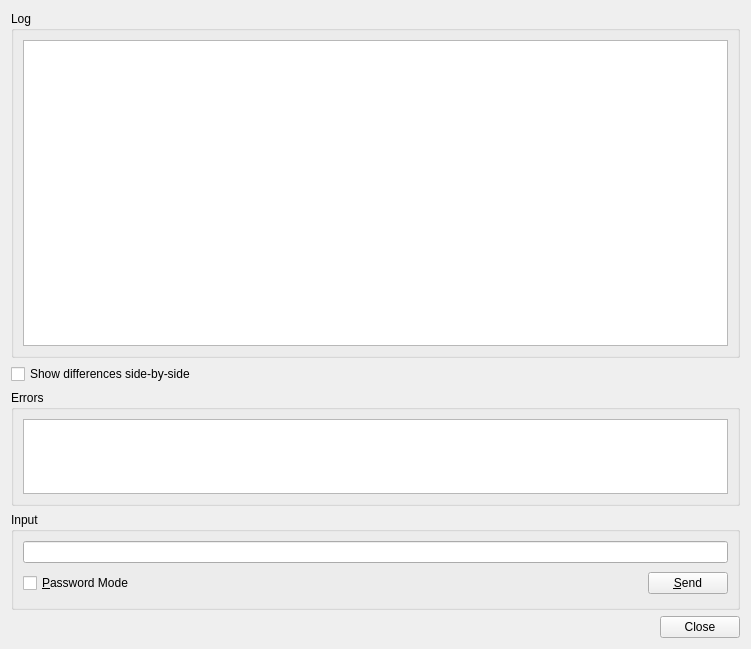
<?xml version="1.0" encoding="UTF-8"?>
<ui version="4.0">
 <class>HgLogDialog</class>
 <widget class="QWidget" name="HgLogDialog">
  <property name="geometry">
   <rect>
    <x>0</x>
    <y>0</y>
    <width>751</width>
    <height>649</height>
   </rect>
  </property>
  <property name="windowTitle">
   <string>Mercurial Log</string>
  </property>
  <layout class="QVBoxLayout" name="verticalLayout">
   <item>
    <widget class="QGroupBox" name="contentsGroup">
     <property name="sizePolicy">
      <sizepolicy hsizetype="Preferred" vsizetype="Preferred">
       <horstretch>0</horstretch>
       <verstretch>3</verstretch>
      </sizepolicy>
     </property>
     <property name="title">
      <string>Log</string>
     </property>
     <layout class="QVBoxLayout">
      <item>
       <widget class="QTextBrowser" name="contents">
        <property name="whatsThis">
         <string>&lt;b&gt;Mercurial Log&lt;/b&gt;&lt;p&gt;This shows the output of the hg log command. By clicking on the links you may show the difference between revisions.&lt;/p&gt;</string>
        </property>
        <property name="openLinks">
         <bool>false</bool>
        </property>
       </widget>
      </item>
     </layout>
    </widget>
   </item>
   <item>
    <widget class="QCheckBox" name="sbsCheckBox">
     <property name="toolTip">
      <string>Select to show differences side-by-side</string>
     </property>
     <property name="text">
      <string>Show differences side-by-side</string>
     </property>
    </widget>
   </item>
   <item>
    <widget class="QGroupBox" name="errorGroup">
     <property name="sizePolicy">
      <sizepolicy hsizetype="Preferred" vsizetype="Expanding">
       <horstretch>0</horstretch>
       <verstretch>1</verstretch>
      </sizepolicy>
     </property>
     <property name="title">
      <string>Errors</string>
     </property>
     <layout class="QVBoxLayout">
      <item>
       <widget class="QTextEdit" name="errors">
        <property name="whatsThis">
         <string>&lt;b&gt;Mercurial log errors&lt;/b&gt;&lt;p&gt;This shows possible error messages of the hg log command.&lt;/p&gt;</string>
        </property>
        <property name="readOnly">
         <bool>true</bool>
        </property>
        <property name="acceptRichText">
         <bool>false</bool>
        </property>
       </widget>
      </item>
     </layout>
    </widget>
   </item>
   <item>
    <widget class="QGroupBox" name="inputGroup">
     <property name="title">
      <string>Input</string>
     </property>
     <layout class="QGridLayout">
      <item row="1" column="1">
       <spacer>
        <property name="orientation">
         <enum>Qt::Horizontal</enum>
        </property>
        <property name="sizeType">
         <enum>QSizePolicy::Expanding</enum>
        </property>
        <property name="sizeHint" stdset="0">
         <size>
          <width>327</width>
          <height>29</height>
         </size>
        </property>
       </spacer>
      </item>
      <item row="1" column="2">
       <widget class="QPushButton" name="sendButton">
        <property name="toolTip">
         <string>Press to send the input to the hg process</string>
        </property>
        <property name="text">
         <string>&amp;Send</string>
        </property>
        <property name="shortcut">
         <string>Alt+S</string>
        </property>
       </widget>
      </item>
      <item row="0" column="0" colspan="3">
       <widget class="QLineEdit" name="input">
        <property name="toolTip">
         <string>Enter data to be sent to the hg process</string>
        </property>
       </widget>
      </item>
      <item row="1" column="0">
       <widget class="QCheckBox" name="passwordCheckBox">
        <property name="toolTip">
         <string>Select to switch the input field to password mode</string>
        </property>
        <property name="text">
         <string>&amp;Password Mode</string>
        </property>
        <property name="shortcut">
         <string>Alt+P</string>
        </property>
       </widget>
      </item>
     </layout>
    </widget>
   </item>
   <item>
    <widget class="QDialogButtonBox" name="buttonBox">
     <property name="orientation">
      <enum>Qt::Horizontal</enum>
     </property>
     <property name="standardButtons">
      <set>QDialogButtonBox::Close</set>
     </property>
    </widget>
   </item>
  </layout>
 </widget>
 <tabstops>
  <tabstop>contents</tabstop>
  <tabstop>sbsCheckBox</tabstop>
  <tabstop>errors</tabstop>
  <tabstop>input</tabstop>
  <tabstop>passwordCheckBox</tabstop>
  <tabstop>sendButton</tabstop>
  <tabstop>buttonBox</tabstop>
 </tabstops>
 <resources/>
 <connections>
  <connection>
   <sender>buttonBox</sender>
   <signal>rejected()</signal>
   <receiver>HgLogDialog</receiver>
   <slot>close()</slot>
   <hints>
    <hint type="sourcelabel">
     <x>262</x>
     <y>624</y>
    </hint>
    <hint type="destinationlabel">
     <x>271</x>
     <y>647</y>
    </hint>
   </hints>
  </connection>
 </connections>
</ui>
